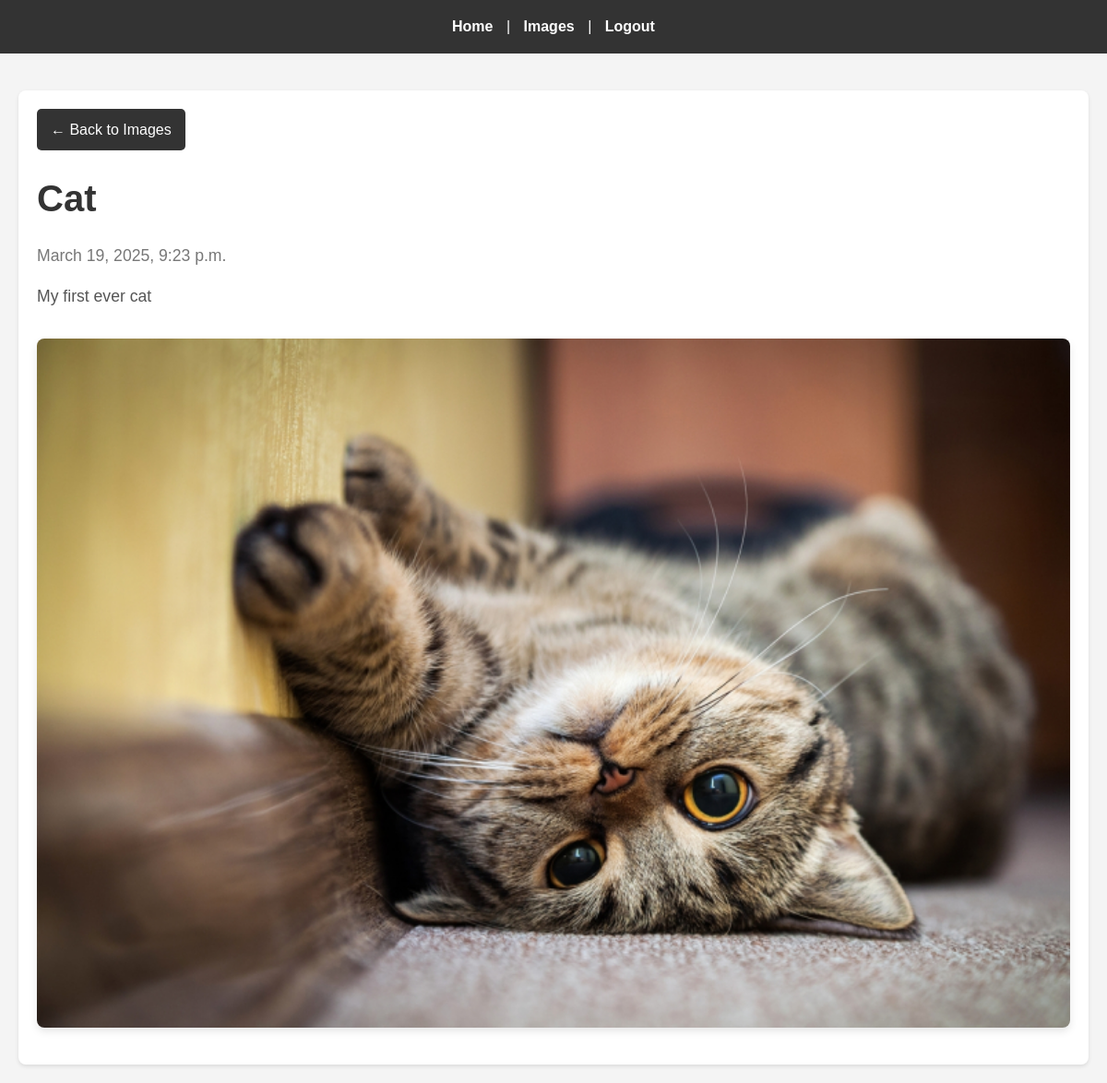
Screenshot of /images/first-cat (signed in) with the database file from the repository.
### images/models.py (models this page shows, shortened)
class Image(models.Model):
    title = models.CharField(max_length=48)
    body = models.TextField()
    slug = models.SlugField(max_length=48)
    date = models.DateTimeField(auto_now_add=True)
    banner = models.ImageField(default='fallback.png', blank=True)

### images/views.py (the view)
# urls.py: path('<slug:slug>', views.image_page, name="page"),
@login_required
def image_page(request, slug):
    image = Image.objects.get(slug=slug)
    return render(request,  'images/image_page.html', {'image': image})

### images/templates/images/image_page.html (shortened to what this page needs)
{% extends 'layout.html' %}
{% block content %}
    <section class="image-page">
        <a href="{% url 'images:list' %}" class="back-button">
            &larr; Back to Images
        </a>
        <h1 class="image-title">{{ image.title }}</h1>
        <p class="image-date">{{ image.date }}</p>
        <p class="image-body">{{ image.body }}</p>
        <img
            class="banner"
            src="{{ image.banner.url }}"
            alt="{{ image.title }}"
        />
    </section>
{% endblock %}

### static/css/style.css (style rules this page uses)
* { margin: 0; padding: 0; box-sizing: border-box; }
body { font-family: 'Arial', sans-serif; line-height: 1.6; background-color: #f4f4f4; color: #333; }
section { background-color: #fff; padding: 20px; border-radius: 8px; box-shadow: 0 2px 4px rgba(0, 0, 0, 0.1); }
h1 { font-size: 2.5rem; margin-bottom: 1rem; color: #333; }
p { font-size: 1.1rem; margin-bottom: 1rem; color: #555; }
.banner { max-width: 100%; height: auto; display: block; margin: 20px auto; border-radius: 8px; box-shadow: 0 4px 8px rgba(0, 0, 0, 0.1); }
.image-page { padding: 20px; }
.image-title { font-size: 2.5rem; margin-bottom: 1rem; color: #333; }
.image-date { font-size: 1.1rem; color: #777; margin-bottom: 1rem; }
.image-body { font-size: 1.1rem; color: #555; line-height: 1.6; margin-bottom: 2rem; }
.image-page .banner { width: 100%; height: auto; border-radius: 8px; box-shadow: 0 4px 8px rgba(0, 0, 0, 0.1); }
.back-button { display: inline-block; background-color: #333; color: #fff; padding: 10px 15px; border-radius: 5px; text-decoration: none; margin-bottom: 20px; transition: background-color 0.3s ease; }

### rows the page displays
Image: title "Cat", date "March 19, 2025, 9:23 p.m.", body "My first ever cat", banner (picture)
